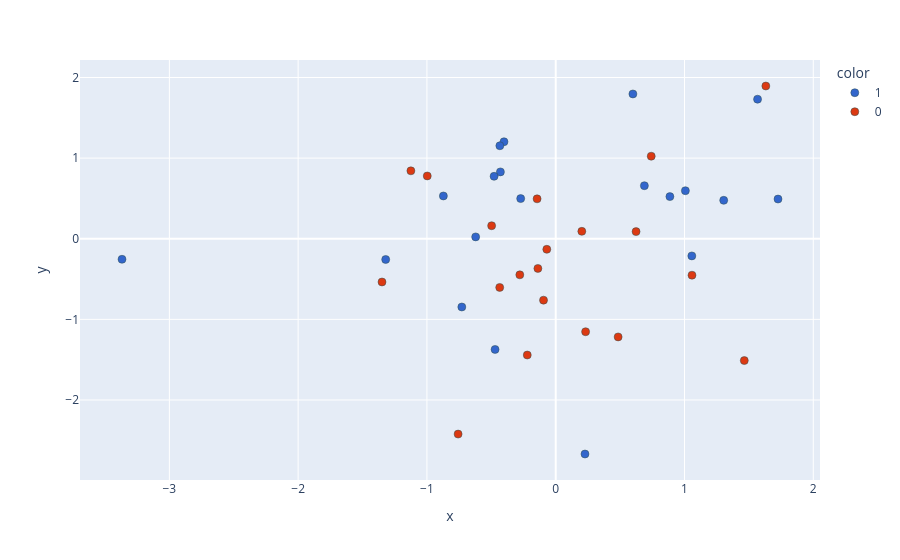

The code cell stored with this chart in its notebook:
### Markdown cell above
### Visualising new 2-D data

### Code cell
new_df['target'] = new_df['target'].astype('str')
fig = px.scatter(x=new_df['PC1'],
                 y=new_df['PC2'],
                 color=new_df['target'],
                 color_discrete_sequence=px.colors.qualitative.G10
                )

fig.update_traces(marker=dict(size=8,
                              line=dict(width=0.5,
                                        color='DarkSlateGrey')),
                  selector=dict(mode='markers'))
fig.show()

### Figure 1 — Plotly figure (JSON) as saved in the notebook; plotly's stock layout.template omitted (floating-point values rounded to 4 significant figures)
{"data": [{"hovertemplate": "color=1<br>x=%{x}<br>y=%{y}<extra></extra>", "legendgroup": "1", "marker": {"color": "#3366CC", "line": {"color": "DarkSlateGrey", "width": 0.5}, "size": 8, "symbol": "circle"}, "mode": "markers", "name": "1", "orientation": "v", "showlegend": true, "type": "scatter", "x": [0.5994, 1.057, -0.2719, -0.6216, 1.567, -1.32, -0.4708, -0.4015, -0.4337, 0.2273, 1.007, 1.726, -0.4294, 0.8867, -0.8722, -3.368, 0.6886, -0.4784, 1.305, -0.729], "xaxis": "x", "y": [1.796, -0.2127, 0.4982, 0.02311, 1.731, -0.257, -1.373, 1.203, 1.153, -2.67, 0.596, 0.4925, 0.8293, 0.5227, 0.5307, -0.2546, 0.6581, 0.7744, 0.4766, -0.8465], "yaxis": "y"}, {"hovertemplate": "color=0<br>x=%{x}<br>y=%{y}<extra></extra>", "legendgroup": "0", "marker": {"color": "#DC3912", "line": {"color": "DarkSlateGrey", "width": 0.5}, "size": 8, "symbol": "circle"}, "mode": "markers", "name": "0", "orientation": "v", "showlegend": true, "type": "scatter", "x": [-0.06918, 0.4848, 1.058, 0.7417, 0.2028, -0.7579, -0.1383, -0.2208, -1.125, -0.4348, 0.2321, 1.464, -1.349, -0.2787, 1.632, -0.1446, 0.624, -0.9974, -0.4975, -0.09456], "xaxis": "x", "y": [-0.131, -1.218, -0.452, 1.024, 0.09181, -2.423, -0.3684, -1.442, 0.8422, -0.6038, -1.153, -1.511, -0.5361, -0.4476, 1.895, 0.4949, 0.08837, 0.7789, 0.1614, -0.7616], "yaxis": "y"}], "layout": {"legend": {"title": {"text": "color"}, "tracegroupgap": 0}, "margin": {"t": 60}, "xaxis": {"anchor": "y", "domain": [0, 1], "title": {"text": "x"}}, "yaxis": {"anchor": "x", "domain": [0, 1], "title": {"text": "y"}}}}
